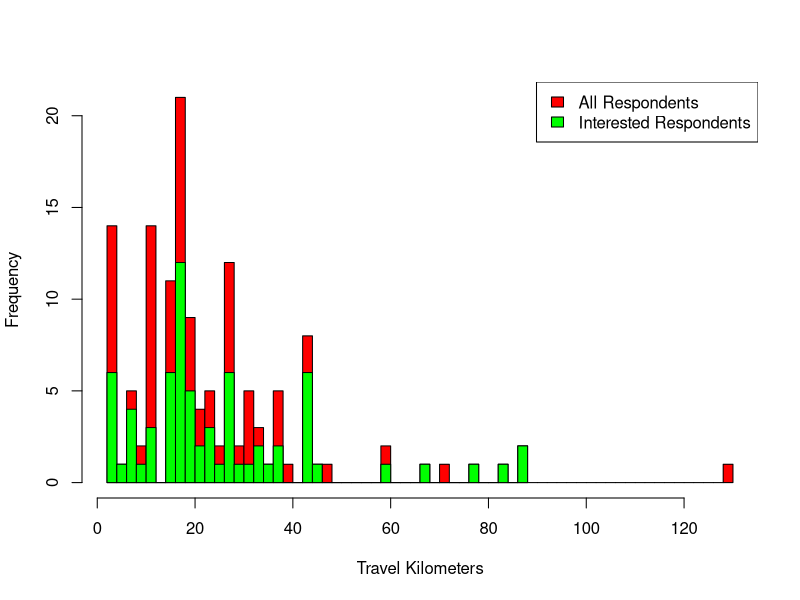

Recreate this plot in R. (Note: this script raises an error after producing the figure.)
### LIBRARIES

library(dplyr)
library(plyr)
library(car)

### READING DATA
setwd("/Users/lukasmohs/Desktop/MA-data-analysis/") #adjust to directiory
data = read.csv("data.csv",sep=',')


### MODIFY DATA
levels(data$X1a)
#[1] "Alumni"           "Bachelor Student" "Master Student"   "PHD Student"   
data <- mutate(data, X1a2 = as.numeric(data$X1a))


data <- mutate(data, X1d2 = ifelse(data$X1d == 'Public Transport', 1,  ifelse(data$X1d == 'Both: Car &Public Transport', 2,  ifelse(data$X1d == 'Car', 3, 0))))
data <- mutate(data, X1d3 = ifelse(data$X1d == 'Car', 1,  0))


data$X.1c. = gsub(",", ".", data$X.1c.)
data$X.1c. = as.double(as.character(data$X.1c.))
data <- mutate(data, X.1c.2 = ifelse(data$X2a == 1, X.1c.,  NA))

data$X5a = as.POSIXct(strptime(data$X5a,format='%H:%M:%S'))
data$X5b = as.POSIXct(strptime(data$X5b,format='%H:%M:%S'))
data <- mutate(data, X5c2 = ifelse(data$X5c == '5 Minutes', 1,  ifelse(data$X5c == '10 Minutes', 2,  ifelse(data$X5c == '15 Minutes', 3, ifelse(data$X5c == '20 Minutes', 4, ifelse(data$X5c == '30 Minutes', 5, 6))))))
data <- mutate(data, X5d = ifelse(data$X5d == 'Less than 2 hours', 1,  ifelse(data$X5d == '2 - 12 hours', 2,  ifelse(data$X5d == '12 - 24 hours', 3, ifelse(data$X5d == 'more than 24 hours', 4, 0)))))
levelsX5e = levels(data$X5e)
#[1] ""                              "All"                           "All of the above"              "Bank Transfer"                 "Bier"                         
#[6] "Cash"                          "Cash and bank transfer"        "Payment Service (i.e. Paypal)" "Using an app"  
data$X5e =  as.numeric(data$X5e)

levelsX5f = levels(data$X5f)
#[1] ""                          "0 special characteristics" "Age group / study degree"  "Field of study"            "Gender"                    "Just distance"            
#[7] "Time of arrival"    
data$X5f =  as.numeric(data$X5f)

data$X6a = gsub(",", ".", data$X6a)
data$X6a = as.double(as.character(data$X6a))
data <- mutate(data, wppkm = ifelse(!is.na(data$X6a), X6a/X.1c. ,  NA))

data$X7a = gsub(",", ".", data$X7a)
data$X7a = as.double(as.character(data$X7a))
data <- mutate(data, eppkm = ifelse(!is.na(data$X7a), X7a/X.1c. ,  NA))

data$X7b = gsub(",", ".", data$X7b)
data$X7b = as.double(as.character(data$X7b))
data <- mutate(data, epdkm = ifelse(!is.na(data$X7b), X7b/10 ,  NA))

levelsX9a = levels(data$X9a)
#[1] ""    [2] "0 Need"   [3] "0t interested financially"   [4] "Loss of flexibility" [5] "Loss of privacy"    [6] "Public transport is more convenient"                                
# [7] "Public transport is more convenient and especially more sustainable"  [8] "Traffic jams"     [9] "Umwelt" 
data$X9a = as.numeric(data$X9a)
data <- mutate(data, X9a = ifelse(X9a!=1,X9a ,  NA))





### EXPLORATION
#Population
n = length(data$X1a2) # 136
numberCarDrivers = length(which(data$X1d2 == 3)) # 35
numberNonCarDrivers = length(which(data$X1d != 3)) # 101

#Gender
length(which(data$X1b == "Male")) #101
length(which(data$X1b == "Female")) #35
#Percent Male
length(which(data$X1b == "Male")) / n # 0.7426471

#Degree #[1] "Alumni"           "Bachelor Student" "Master Student"   "PHD Student"   
count(data$X1a2)
#x freq
#1    1
#2   87
#3   46
#4    2

#Sum Carpool already
length(which(data$X3a == 0)) #4
#Perent Carpool already
length(which(data$X3a == 0)) / n # 0.02941176

# Percent Intrerested
length(which(data$X2a == 1)) / n # 0.595

# Percent Car Intrerested
length(which(data$X2a == 1 & data$X1d2 == 3)) / numberCarDrivers # 0.828

# Percent Not Car Intrerested
length(which(data$X2a == 1 & data$X1d != 3)) / numberNonCarDrivers # 0.514

# Travel Distance
mean(data$X.1c) # 23.82794
median(data$X.1c) #18.1
hist(data$X.1c.,xlab="Travel Kilometers",main="", breaks=50, col="red")
hist(data$X.1c.2,add=T, col="green", breaks=50)
legend("topright", c("All Respondents", "Interested Respondents"), fill=c("red", "green"))

# Travel Distance on Travel Option
plot(data$X.1c.,data$X1d, xlab="Travel Distance", ylab="Traevl Option")
abline(lm(X1d ~ X.1c., data=data),col="red")

#Travel Time
startHour = strptime("6:00:00",format='%H:%M:%S')
endHour = strptime("22:00:00",format='%H:%M:%S')
series <- seq(from = startHour, to = endHour, by = "hour")
hist(data$X5b,"mins",xlab="Arrival and Departure Time",col=rgb(1,0,0,0.4), breaks=50, xlim=as.POSIXct(c(startHour,endHour)),xaxt='n', ann=FALSE)
hist(data$X5a,"mins",xlab="Arrival Time",add=T, col=rgb(0,1,0,0.4), breaks=35, xaxt='n', ann=FALSE)
axis.POSIXct(1, at=c(series), labels=format(series, '%H:%M'))
legend("topright", c("Arrival Time","Departure Time"), fill=c(rgb(0,1,0,0.4),rgb(1,0,0,0.4)),cex = 1.2)


startHour = strptime("7:00:00",format='%H:%M:%S')
endHour = strptime("12:00:00",format='%H:%M:%S')
plot(data$X.1c.,data$X5a, xlab="Travel Distance", ylab="Arrival Time", ylim=as.POSIXct(c(startHour,endHour)))
axis.POSIXct(2, at=startHour, labels=format(startHour, '%H:%M:%S'))
axis.POSIXct(2, at=endHour, labels=format(endHour, '%H:%M:%S'))

startHour = strptime("12:00:00",format='%H:%M:%S')
endHour = strptime("20:00:00",format='%H:%M:%S')
plot(data$X.1c.,data$X5b, xlab="Travel Distance", ylab="Departure Time", ylim=as.POSIXct(c(startHour,endHour)))
axis.POSIXct(2, at=startHour, labels=format(startHour, '%H:%M:%S'))
axis.POSIXct(2, at=endHour, labels=format(endHour, '%H:%M:%S'))

# Flexibility
count(data$X5c2)
hist(data$X5c2, breaks=0:6, xaxt='n',  xlab="Time Flexibility of Respondents", main="")
axis(1,c(0.5:5.5),c("5 minutes","10 minutes","15 minutes","20 minutes","30 minutes",">30 minutes"))


# Travel Distance on Willingsness to Pay
hist(data$wppkm,xlab="Willingsness to Pay in Euro per Commute KM ",breaks=40,main="",xaxt='n')
axis(1,c(seq(0, 1, 0.05)),c(seq(0, 1, 0.05)),ylab="bla")
plot(data$X.1c.,data$X6a, xlab="Travel Distance", ylab="Willingsness to Pay for total Distance",xlim = c(0,90))
wtplm = lm(X6a ~ X.1c., data=data) #linear model by fitting
summary(wtplm)$sigma  # residual standard deviation:  2.343433
abline(wtplm,col="red")
abline(0,0.3,col="blue")
abline(0,0.6,col="green")
legend("topright", c("Average Traveling Costs by Car (60 cents/km)","German Tax Refunds (30 cents/km)","Fitted Willingsness to Pay"), fill=c("green","blue", "red"),cex = 1.2)
mean(data$wppkm, na.rm=TRUE) # 0.1817779
median(data$wppkm, na.rm=TRUE) # 0.1296794

# Travel Distance on Expected Payout
hist(data$eppkm,xlab="Expected Payout in Euro per Commute KM",breaks=40)
plot(data$X.1c.,data$X7a, xlab="Travel Distance", ylab="Expected Payout in Euro for total Distance",xlim = c(0,120),ylim = c(0,10))
eppklm = lm(X7a ~ X.1c., data=data)
summary(eppklm)$sigma #1.066353
abline(eppklm,col="red")
abline(0,0.3,col="blue")
abline(0,0.6,col="green")
legend("topright", c("Average Traveling Costs by Car (60 cents/km)","German Tax Refunds (30 cents/km)","Fitted Expected Payout"), fill=c("green","blue", "red"),cex = 1.2)
mean(data$eppkm, na.rm=TRUE) # 0.1262702
median(data$eppkm, na.rm=TRUE) # 0.09353147

# Detour Distance on Expected Payout
hist(data$epdkm,xlab="Expected Payout in Euro per Detour KM",breaks=40, main="",xaxt='n')
axis(1,c(seq(-0.025, 2, 0.1)),c(seq(0, 2, 0.1)),ylab="bla")
plot(data$X.1c.,data$X7b, xlab="Travel Distance", ylab="Expected Payout in Euro per 10 Detour KM")
abline(lm(X7b ~ X.1c., data=data),col="red")
mean(data$epdkm, na.rm=TRUE) # 0.4479167
median(data$epdkm, na.rm=TRUE) # 0.5



# Combined Drive & Passenger Prices
plot(data$X.1c.,data$X7a, xlab="Travel Distance", ylab="Expected Payout in Euro for total Distance",xlim = c(0,120),ylim = c(0,10),col="red")
points(data$X6a,col=rgb(0.54,0.17,0.89,0.4))
axis(4,c(seq(0, 10, 2)),c(seq(0, 10, 2)),ylab="bla",col=rgb(0.54,0.17,0.89,0.4))
mtext("Willingness to Pay", side=4, col=rgb(0.54,0.17,0.89,0.4), line = -2)
legend("topright", c("Average Traveling Costs by Car (60 cents/km)","German Tax Refunds (30 cents/km)","Fitted Expected Payout","Fitted Willingness to Pay"), fill=c("green","blue", "red",rgb(0.54,0.17,0.89,0.4)),cex = 1.2)
eppklm = lm(X7a ~ X.1c., data=data)
summary(eppklm)$sigma #1.066353
abline(eppklm,col="red")
abline(wtplm,col=	rgb(0.54,0.17,0.89,0.4))
abline(0,0.3,col="blue")
abline(0,0.6,col="green")



# Reasons for not Founding / Joingin a Carpool
hist(data$X9a,xlab="Reasons for not Founding / Joingin a Carpool")
legend("topright", 95, legend=c(levelsX9a), cex=.8)

count(data$X9a)
#x freq
#NA   82
#2    3
#3    6
#4   13
#5    1
#6   28
#7    1
#8    1
#9    1
levelsX9a
#[1] ""    [2] "No Need"   [3] "Not interested financially"   [4] "Loss of flexibility"                                                
# [5] "Loss of privacy"    [6] "Public transport is more convenient"                                
# [7] "Public transport is more convenient and especially more sustainable"
# [8] "Traffic jams"     [9] "Umwelt" 

### Influence on Ride-sharing
lm = lm(X2a ~  X.1c. + X1d2, data=data)
summary(lm)

lr <- glm(X2a ~ X.1c. + X1d2, family=binomial(link='logit'),data=data)
summary(lr)
dataTest <- data[c(which( colnames(data)=="X.1c."), which( colnames(data)=="X1d2"))]
lrAccuracy <- (sum(predict(lr, dataTest, type="response")>0.5 & data$X2a==1) 
               + sum(predict(lr, dataTest, type="response")<0.5 & data$X2a==0) ) / nrow(data)
lrAccuracy # 0.6470588
lmAccuracy <- (sum(predict(lm, dataTest, type="response")>0.5 & data$X2a==1) 
               + sum(predict(lm, dataTest, type="response")<0.5 & data$X2a==0) ) / nrow(data)
lmAccuracy #  0.6323529
